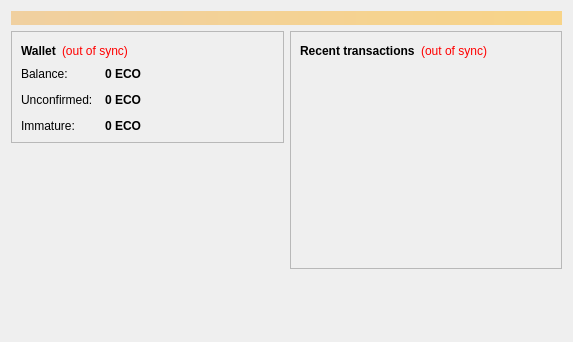
<?xml version="1.0" encoding="UTF-8"?>
<ui version="4.0">
 <class>OverviewPage</class>
 <widget class="QWidget" name="OverviewPage">
  <property name="geometry">
   <rect>
    <x>0</x>
    <y>0</y>
    <width>573</width>
    <height>342</height>
   </rect>
  </property>
  <property name="windowTitle">
   <string>Form</string>
  </property>
  <layout class="QVBoxLayout" name="topLayout">
   <item>
    <widget class="QLabel" name="labelAlerts">
     <property name="visible">
      <bool>false</bool>
     </property>
     <property name="styleSheet">
      <string notr="true">background-color: qlineargradient(x1: 0, y1: 0, x2: 1, y2: 0, stop:0 #F0D0A0, stop:1 #F8D488); color:#000000;</string>
     </property>
     <property name="wordWrap">
      <bool>true</bool>
     </property>
     <property name="margin">
      <number>3</number>
     </property>
    </widget>
   </item>
   <item>
    <layout class="QHBoxLayout" name="horizontalLayout" stretch="1,1">
     <item>
      <layout class="QVBoxLayout" name="verticalLayout_2">
       <item>
        <widget class="QFrame" name="frame">
         <property name="frameShape">
          <enum>QFrame::StyledPanel</enum>
         </property>
         <property name="frameShadow">
          <enum>QFrame::Raised</enum>
         </property>
         <layout class="QVBoxLayout" name="verticalLayout_4">
          <item>
           <layout class="QHBoxLayout" name="horizontalLayout_4">
            <item>
             <widget class="QLabel" name="label_5">
              <property name="font">
               <font>
                <weight>75</weight>
                <bold>true</bold>
               </font>
              </property>
              <property name="text">
               <string>Wallet</string>
              </property>
             </widget>
            </item>
            <item>
             <widget class="QLabel" name="labelWalletStatus">
              <property name="toolTip">
               <string>The displayed information may be out of date. Your wallet automatically synchronizes with the Ecoin network after a connection is established, but this process has not completed yet.</string>
              </property>
              <property name="styleSheet">
               <string notr="true">QLabel { color: red; }</string>
              </property>
              <property name="text">
               <string notr="true">(out of sync)</string>
              </property>
              <property name="alignment">
               <set>Qt::AlignLeading|Qt::AlignLeft|Qt::AlignVCenter</set>
              </property>
             </widget>
            </item>
            <item>
             <spacer name="horizontalSpacer_2">
              <property name="orientation">
               <enum>Qt::Horizontal</enum>
              </property>
              <property name="sizeHint" stdset="0">
               <size>
                <width>40</width>
                <height>20</height>
               </size>
              </property>
             </spacer>
            </item>
           </layout>
          </item>
          <item>
           <layout class="QFormLayout" name="formLayout_2">
            <property name="fieldGrowthPolicy">
             <enum>QFormLayout::AllNonFixedFieldsGrow</enum>
            </property>
            <property name="horizontalSpacing">
             <number>12</number>
            </property>
            <property name="verticalSpacing">
             <number>12</number>
            </property>
            <item row="0" column="0">
             <widget class="QLabel" name="label">
              <property name="text">
               <string>Balance:</string>
              </property>
             </widget>
            </item>
            <item row="0" column="1">
             <widget class="QLabel" name="labelBalance">
              <property name="font">
               <font>
                <weight>75</weight>
                <bold>true</bold>
               </font>
              </property>
              <property name="cursor">
               <cursorShape>IBeamCursor</cursorShape>
              </property>
              <property name="toolTip">
               <string>Your current balance</string>
              </property>
              <property name="text">
               <string notr="true">0 ECO</string>
              </property>
              <property name="textInteractionFlags">
               <set>Qt::LinksAccessibleByMouse|Qt::TextSelectableByKeyboard|Qt::TextSelectableByMouse</set>
              </property>
             </widget>
            </item>
            <item row="1" column="0">
             <widget class="QLabel" name="label_3">
              <property name="text">
               <string>Unconfirmed:</string>
              </property>
             </widget>
            </item>
            <item row="1" column="1">
             <widget class="QLabel" name="labelUnconfirmed">
              <property name="font">
               <font>
                <weight>75</weight>
                <bold>true</bold>
               </font>
              </property>
              <property name="cursor">
               <cursorShape>IBeamCursor</cursorShape>
              </property>
              <property name="toolTip">
               <string>Total of transactions that have yet to be confirmed, and do not yet count toward the current balance</string>
              </property>
              <property name="text">
               <string notr="true">0 ECO</string>
              </property>
              <property name="textInteractionFlags">
               <set>Qt::LinksAccessibleByMouse|Qt::TextSelectableByKeyboard|Qt::TextSelectableByMouse</set>
              </property>
             </widget>
            </item>
            <item row="2" column="0">
             <widget class="QLabel" name="labelImmatureText">
              <property name="text">
               <string>Immature:</string>
              </property>
             </widget>
            </item>
            <item row="2" column="1">
             <widget class="QLabel" name="labelImmature">
              <property name="font">
               <font>
                <weight>75</weight>
                <bold>true</bold>
               </font>
              </property>
              <property name="toolTip">
               <string>Mined balance that has not yet matured</string>
              </property>
              <property name="text">
               <string notr="true">0 ECO</string>
              </property>
              <property name="textInteractionFlags">
               <set>Qt::LinksAccessibleByMouse|Qt::TextSelectableByKeyboard|Qt::TextSelectableByMouse</set>
              </property>
             </widget>
            </item>
           </layout>
          </item>
         </layout>
        </widget>
       </item>
       <item>
        <spacer name="verticalSpacer">
         <property name="orientation">
          <enum>Qt::Vertical</enum>
         </property>
         <property name="sizeHint" stdset="0">
          <size>
           <width>20</width>
           <height>40</height>
          </size>
         </property>
        </spacer>
       </item>
      </layout>
     </item>
     <item>
      <layout class="QVBoxLayout" name="verticalLayout_3">
       <item>
        <widget class="QFrame" name="frame_2">
         <property name="frameShape">
          <enum>QFrame::StyledPanel</enum>
         </property>
         <property name="frameShadow">
          <enum>QFrame::Raised</enum>
         </property>
         <layout class="QVBoxLayout" name="verticalLayout">
          <item>
           <layout class="QHBoxLayout" name="horizontalLayout_2">
            <item>
             <widget class="QLabel" name="label_4">
              <property name="text">
               <string>&lt;b&gt;Recent transactions&lt;/b&gt;</string>
              </property>
             </widget>
            </item>
            <item>
             <widget class="QLabel" name="labelTransactionsStatus">
              <property name="toolTip">
               <string>The displayed information may be out of date. Your wallet automatically synchronizes with the Ecoin network after a connection is established, but this process has not completed yet.</string>
              </property>
              <property name="styleSheet">
               <string notr="true">QLabel { color: red; }</string>
              </property>
              <property name="text">
               <string notr="true">(out of sync)</string>
              </property>
              <property name="alignment">
               <set>Qt::AlignRight|Qt::AlignTrailing|Qt::AlignVCenter</set>
              </property>
             </widget>
            </item>
            <item>
             <spacer name="horizontalSpacer">
              <property name="orientation">
               <enum>Qt::Horizontal</enum>
              </property>
              <property name="sizeHint" stdset="0">
               <size>
                <width>40</width>
                <height>20</height>
               </size>
              </property>
             </spacer>
            </item>
           </layout>
          </item>
          <item>
           <widget class="QListView" name="listTransactions">
            <property name="styleSheet">
             <string notr="true">QListView { background: transparent; }</string>
            </property>
            <property name="frameShape">
             <enum>QFrame::NoFrame</enum>
            </property>
            <property name="verticalScrollBarPolicy">
             <enum>Qt::ScrollBarAlwaysOff</enum>
            </property>
            <property name="horizontalScrollBarPolicy">
             <enum>Qt::ScrollBarAlwaysOff</enum>
            </property>
            <property name="selectionMode">
             <enum>QAbstractItemView::NoSelection</enum>
            </property>
           </widget>
          </item>
         </layout>
        </widget>
       </item>
       <item>
        <spacer name="verticalSpacer_2">
         <property name="orientation">
          <enum>Qt::Vertical</enum>
         </property>
         <property name="sizeHint" stdset="0">
          <size>
           <width>20</width>
           <height>40</height>
          </size>
         </property>
        </spacer>
       </item>
      </layout>
     </item>
    </layout>
   </item>
  </layout>
 </widget>
 <resources/>
 <connections/>
</ui>
